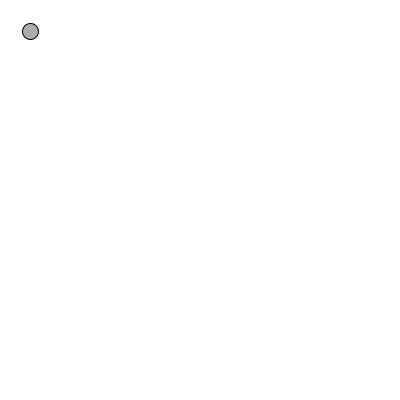
Frame 1 (no input)
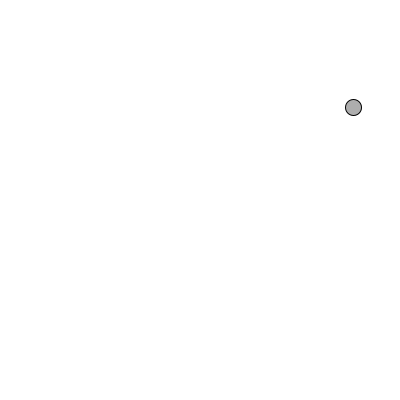
Frame 60 (the mouse pressed at the canvas centre just before this capture)
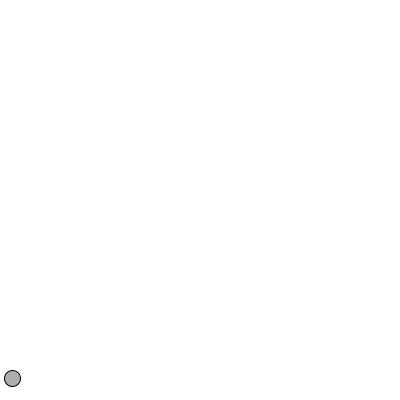
Frame 120 (the mouse held since frame 60 and released just before this capture)

The Processing sketch that drew these frames (run headless with seeded random() and noise(); from frame 60 on, the mouse is pressed at the canvas centre):

// Processing sketch: sketch_Mover_forces_2_3
// ── sketch_Mover_forces_2_3.pde
Mover[] movers = new Mover[1];

void setup() {
    size(400, 400);
    frameRate(30);
    for (int i = 0; i < movers.length; i++) {
        movers[i] = new Mover(1, 30, 30);    
    }
}

void draw() {
    background(255);
    
    PVector wind = new PVector(0.03, 0);
    PVector gravity = new PVector(0.0, 1);
    
    // o objetivo era criar uma forca que nao deixasse
    // a bola encostar nos limites da tela
    PVector edge = new PVector(width/2, height/2);
    PVector force = PVector.sub(edge, movers[0].location);
    force.normalize();
    force.mult(0.5);
    println(force);
    
    for (int i = 0; i < movers.length; i++) {
        //movers[i].applyForce(wind);
        movers[i].applyForce(gravity);
        movers[i].applyForce(force);
        movers[i].update();
        movers[i].checkEdges();
        movers[i].display();    
    }
}

class Mover {
    
    PVector location;
    PVector velocity;
    PVector acceleration;
    float mass;
    
    Mover(float m, float x, float y) {
        mass = m;
        location = new PVector(x, y);
        velocity = new PVector(0, 0);
        acceleration = new PVector(0, 0);
    }
    
    void update() {        
        velocity.add(acceleration);
        location.add(velocity);
        acceleration.mult(0);
    }
    
    void display() {
        stroke(0);
        fill(150, 200);
        ellipse(location.x, location.y, mass*16, mass*16);
    }
    
    void applyForce(PVector force) {
        PVector f = PVector.div(force, mass);
        acceleration.add(f);
    }
    
    void checkEdges() {
        if (location.x > width) {
            location.x = width;
            velocity.x *= -1;
        } else if (location.x < 0) {
            velocity.x *= -1;
            location.x = 0;
        }
        
        if (location.y > height) {
            velocity.y *= -1;
            location.y = height;
        }
    }
    
}
